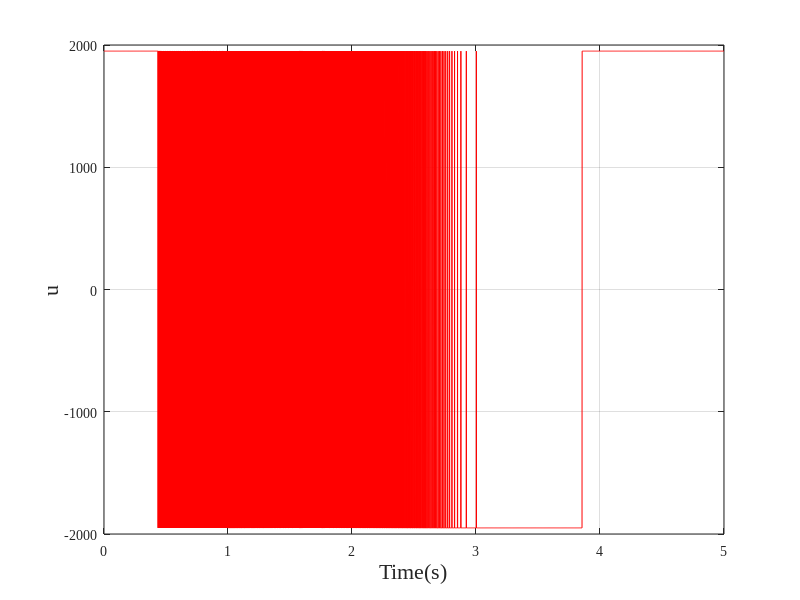

Here is the MATLAB script that generated this plot: (Note: this script raises an error after producing the figure.)
%%%%%%%%%%%%%%%%%%%%%%%%%%%%%%%%%%%%%%%%%%%%%%%%%%%%%%%%%%%%%%%%%%%%%%%%%%%

%Due to the existence of random terms, the system may get out of control 
%and it may be necessary to try several times
%Torque limited to [-2000, 2000]


% Parameter initialization
dt = 0.001;       % Simulation time step
t_end = 5;        % Simulation end time
t = 0:dt:t_end;   % Time vector
n = 0;
Da = 2;
Dt = 0.5;

% RBF (Radial Basis Function) network parameters
c_a = 100;
HidLayNuma = 5;          % Number of hidden-layer neurons
OutLayNum = 1;           % Number of output-layer neurons
gamma_a = 80000;         % Learning rate (adaptation gain)
eta_a = 1950;            % Switching gain
c_i_a = 8*[-2 -1  0  1  2
           -2 -1  0  1  2]; % RBF centers
b_i_a = 0.1;             % RBF width
hat_W1_a = 0.08*ones(HidLayNuma, OutLayNum); % Initial NN weights

x = [0; 0];
xr_a  = @(t) 10 + (t > 2) * 4*sin(t*pi);     % Reference position
dxr_a = @(t)      (t > 2) * 4*pi*cos(t*pi);  % Reference velocity

% Definitions of nonlinear dynamics and input gain
f = @(x, t) ((t <= 1) * (-2*x(1) - cos(t)*x(2)*x(2)*x(2)) + ...
            (t > 1)  * 2200*(cos(t)*cos(t)*x(1) + 2*sin(t)*cos(t))); % Nonlinear term f(x,t)
g = @(x) 1 + x(1);                                                % Input gain g(x)
U = @(x,t) 0.5*sin(t)*x(1) + 0.6*cos(t)*x(2);                     % Additional known term
integral_error = 0;

% ====== 2) Pre-generate random variables for each 1-second interval (uniform in [-1,1]) ======
N  = floor(t_end) + 2;    % Number of intervals (one extra to avoid out-of-bound indexing)
U1 = 2*rand(N,1) - 1;     % Random term for disturbance component
U2 = 2*rand(N,1) - 1;     % Random term for disturbance component
U3 = 2*rand(N,1) - 1;     % Random term for disturbance component

% ====== 3) Utility function: given t, return the random value of the current 1-second interval (piecewise constant) ======
stepRand = @(t,UT) UT(min(floor(t)+1, numel(UT)));

d4 = @(x,t) -100*sin(t)*cos(t) + 100*stepRand(t,U1)*x(2) + ...
            50*stepRand(t,U2)*x(1) + 20*stepRand(t,U3); % Persistent disturbance

% Main simulation loop
tic  % Start timing
for k = 1:length(t)

    %%%%%%%%%%%% Disturbance %%%%%%%%%%%%%%%%%
    d = d4(x, t(k));   % Persistent disturbance

    e  = xr_a(t(k))  - x(1);
    de = dxr_a(t(k)) - x(2);
    s_a = c_a*e + de;  % Sliding surface

    % Compute RBF activations
    for j = 1:HidLayNuma
        h1a(j,:) = exp( -norm([x(1); x(2)] - c_i_a(:,j))^2/(2*b_i_a^2) );
    end

    % NN estimation and weight update
    hat_fx1_a = hat_W1_a' * h1a;
    hat_W1_a  = hat_W1_a + dt * (gamma_a * s_a(1) * h1a);

    % Control law
    u = eta_a * sign(s_a) + hat_fx1_a;

    % System dynamics
    dx1 = x(2);
    dx2 = f(x, t(k)) + g(x) * u + d + U(x, t(k));

    % Update states using the Euler method
    x(1) = x(1) + dx1 * dt;
    x(2) = x(2) + dx2 * dt;

    % Store trajectories
    x_trajectory_NNSMC(:, k) = x;
    control_input_NNSMC(k)  = u;
    x_error_NNSMC(k)        = e;
    x_derror_NNSMC(k)       = de;

end

elapsed_time = toc;  % Stop timing and return elapsed time
fprintf('Total simulation time: %.4f s\n', elapsed_time);

% Plotting
figure;
plot(t, control_input_NNSMC(1, :), 'r');
xlabel('Time(s)', 'FontSize', 16);
ylabel('u', 'FontSize', 16);
grid on;
set(gca, 'FontName', 'Times New Roman');
ax = gca;
ax.FontSize = 16;
hold on;

figure;
plot(t, x_error_NNSMC(1, :), 'r');
xlabel('Time(s)', 'FontSize', 16);
ylabel('Error', 'FontSize', 16);
grid on;
set(gca, 'FontName', 'Times New Roman');
ax = gca;
ax.FontSize = 16;
hold on;

figure;
plot(t, x_trajectory_NNSMC(1, :), 'r');
xlabel('Time(s)', 'FontSize', 16);
ylabel('Position', 'FontSize', 16);
grid on;
set(gca, 'FontName', 'Times New Roman');
ax = gca;
ax.FontSize = 16;
hold on;

function S = skew(v)
% Input: v is a 3×1 vector; Output: S is a 3×3 skew-symmetric matrix
    S = [   0    -v(3)   v(2);
           v(3)   0    -v(1);
          -v(2)  v(1)    0   ];
end
